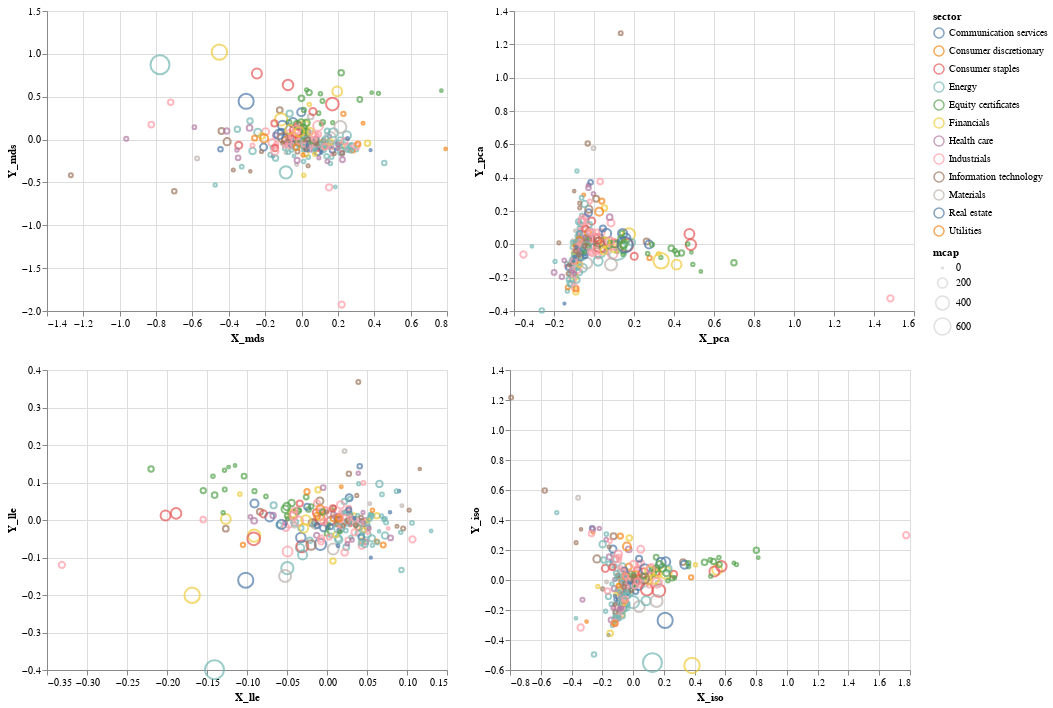

The notebook cell this image was saved under:
### Code cell
interval = alt.selection_interval(encodings=['x', 'y'])

chart = alt.Chart(df_altair).mark_point().encode(
    color=alt.condition(interval, 'sector', alt.value('lightgray')),
    tooltip=['ticker'],
    size='mcap',
).properties(selection=interval)

(chart.encode(x='X_mds', y='Y_mds') | chart.encode(x='X_pca', y='Y_pca')) &\
(chart.encode(x='X_lle', y='Y_lle') | chart.encode(x='X_iso', y='Y_iso'))

### Figure 1 — Vega-Lite specification as saved in the notebook (floating-point values rounded to 4 significant figures; data arrays with more than 128 entries replaced by an {"elided": "..."} marker saying what was removed)
{"$schema": "https://vega.github.io/schema/vega-lite/v3.4.0.json", "config": {"mark": {"tooltip": null}, "view": {"height": 300, "width": 400}}, "data": {"name": "data-3ead8c7110c65a2ade72d6d966b47090"}, "datasets": {"data-3ead8c7110c65a2ade72d6d966b47090": {"elided": "246 records"}}, "vconcat": [{"hconcat": [{"encoding": {"color": {"condition": {"field": "sector", "selection": "selector002", "type": "nominal"}, "value": "lightgray"}, "size": {"field": "mcap", "type": "quantitative"}, "tooltip": [{"field": "ticker", "type": "nominal"}], "x": {"field": "X_mds", "type": "quantitative"}, "y": {"field": "Y_mds", "type": "quantitative"}}, "mark": "point", "selection": {"selector002": {"encodings": ["x", "y"], "type": "interval"}}}, {"encoding": {"color": {"condition": {"field": "sector", "selection": "selector002", "type": "nominal"}, "value": "lightgray"}, "size": {"field": "mcap", "type": "quantitative"}, "tooltip": [{"field": "ticker", "type": "nominal"}], "x": {"field": "X_pca", "type": "quantitative"}, "y": {"field": "Y_pca", "type": "quantitative"}}, "mark": "point", "selection": {"selector002": {"encodings": ["x", "y"], "type": "interval"}}}]}, {"hconcat": [{"encoding": {"color": {"condition": {"field": "sector", "selection": "selector002", "type": "nominal"}, "value": "lightgray"}, "size": {"field": "mcap", "type": "quantitative"}, "tooltip": [{"field": "ticker", "type": "nominal"}], "x": {"field": "X_lle", "type": "quantitative"}, "y": {"field": "Y_lle", "type": "quantitative"}}, "mark": "point", "selection": {"selector002": {"encodings": ["x", "y"], "type": "interval"}}}, {"encoding": {"color": {"condition": {"field": "sector", "selection": "selector002", "type": "nominal"}, "value": "lightgray"}, "size": {"field": "mcap", "type": "quantitative"}, "tooltip": [{"field": "ticker", "type": "nominal"}], "x": {"field": "X_iso", "type": "quantitative"}, "y": {"field": "Y_iso", "type": "quantitative"}}, "mark": "point", "selection": {"selector002": {"encodings": ["x", "y"], "type": "interval"}}}]}]}
